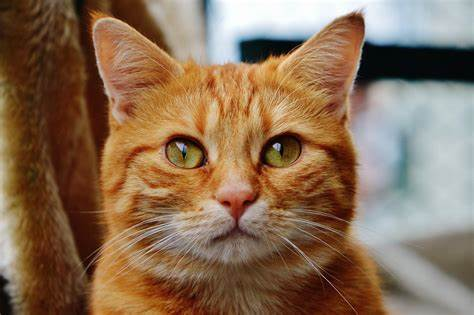
#> input picture Images/cat.jpeg, 474 x 315 px
$ python draw.py
#> lines starting #> are read from the running program, lines starting #| are printed output that depends on the picture; after the words box and inside, x2 and y2 are one past the last pixel; in counts of white or black regions, pixels touching at a corner belong together
import numpy as np
import cv2 as cv
img = cv.imread('Images/cat.jpeg')
#> img is the input picture: shape (315, 474, 3); mean B, G, R 85.7, 110.3, 137.7
# cv.imshow('Cat', img)
# shape[:2] means only height and width
blank = np.zeros((500, 500, 3), dtype='uint8')

# np.zeros is a function which creates a black image where 3 is the number of channels
# channels are BGR ,BGR is blue green red , channels are the colors of the image , 3 means 3 colors

# paint the image a certain color
# blank[:] means all the pixels blank[200:300, 300:400] means only the pixels in that range


# blank[:300] = 0, 255, 0
#
# 200:300 means height 200 to 300 from top
# blank[ start: end #for height, start: end #for width]


# draw a rectangle
# list of parameters are image, start point , end point, color, thickness
# cv.rectangle(blank, (0, 0), (400, 410), (0, 255, 0), thickness=2)
# or we can use this
cv.rectangle(blank, (0, 0),
             (blank.shape[1]//2, blank.shape[0]//2), (0, 255, 0), thickness=2)
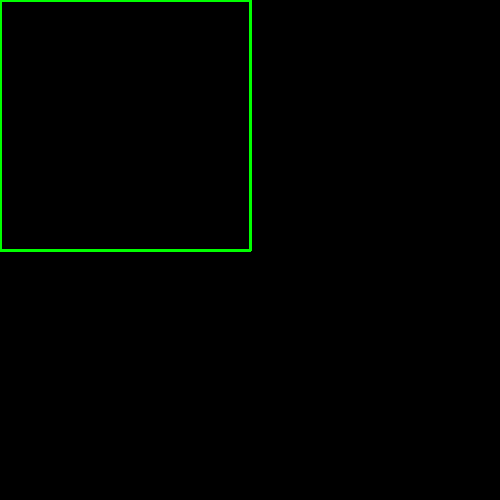
#> blank: shape (500, 500, 3); mean of channels 0, 1, 2 0, 2.5, 0; drawn as B, G, R


# draw a circle
cv.circle(blank, (blank.shape[1]//2,
          blank.shape[0]//2), 40, (0, 0, 255), thickness=2)
# list of parameters are image, center point, radius, color, thickness
# blank.shape[1]//2 means width of the image at the end of it is the centre point
# we have to give the centre point from both height and width


# draw a line
cv.line(blank, (0, 0), (100, 100), (0, 255, 0), thickness=2)
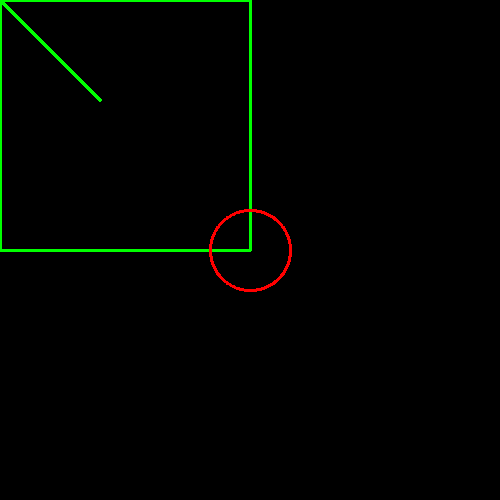
#> blank: shape (500, 500, 3); mean of channels 0, 1, 2 0, 3, 0.8; drawn as B, G, R
cv.line(blank, (110, 110), (200, 200), (0, 255, 255), thickness=1)
#> blank: shape (500, 500, 3); 0.04% of pixels changed, all inside (x1, y1, x2, y2) = (110, 110, 201, 201)
# these start point and end point are the coordinates of the image assume a x,y axis


# write text
cv.putText(blank, 'Hello', (0, 225), cv.FONT_HERSHEY_PLAIN,
           1.0, (0, 255, 0), thickness=1)
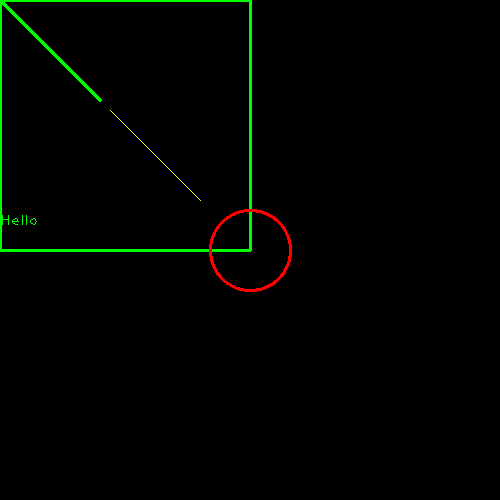
#> blank: shape (500, 500, 3); mean of channels 0, 1, 2 0, 3.2, 0.9; drawn as B, G, R
# parameters are image, text, start point, font, scale, color, thickness

cv.imshow('Rectangle ss', blank)

# start point is top left corner
# (250,250) is bottom right corner
# where firat 250 is width and second 250 is height


cv.waitKey(0)
